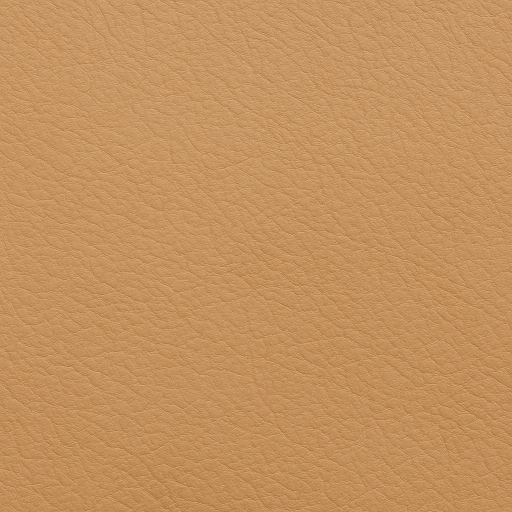
#> input picture Creador de Mockup Cuero/cuero2.png, 1024 x 1024 px (shown at 1/2 size)
$ python cuero.py   (older library calls are emulated)
#> lines starting #> are read from the running program, lines starting #| are printed output that depends on the picture; after the words box and inside, x2 and y2 are one past the last pixel; in counts of white or black regions, pixels touching at a corner belong together; pictures that were not available may be replaced by others from this repository, and a replacement may not be noted
import cv2
import numpy as np

def simulate_realistic_leather_embossing(texture_path, logo_path, output_path,
                                         max_box_size=670,
                                         depth_strength=20,
                                         shadow_blur=11,
                                         highlight_blur=21,
                                         shadow_intensity=0.3,
                                         highlight_intensity=0.07,
                                         logo_margin=50):
#> called with texture_path = 'cuero2.png', logo_path = 'tierra.png', output_path = 'MP.png', max_box_size = 670, depth_strength = 20, shadow_blur = 11, highlight_blur = 21, shadow_intensity = 0.3
    texture = cv2.imread(texture_path)
#> texture is the input picture: shape (1024, 1024, 3); mean B, G, R 94.4, 146.1, 195.5
    logo = cv2.imread(logo_path, cv2.IMREAD_GRAYSCALE)
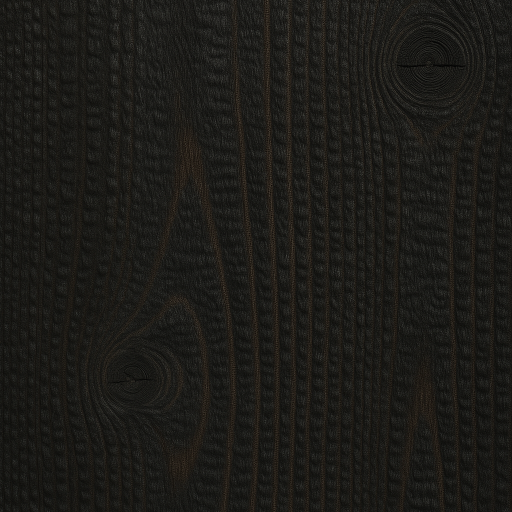
#> input picture Creador de Mockup Cuero/burned_texture_path.png, 1024 x 1024 px, given in place of tierra.png, which was not available (shown at 1/2 size)
#> logo: shape (1024, 1024); min 0, max 115, mean 27

    if texture is None:
        raise FileNotFoundError(f" No se pudo cargar la textura: {texture_path}")
    if logo is None:
        raise FileNotFoundError(f" No se pudo cargar el logo: {logo_path}")

    _, logo_bin = cv2.threshold(logo, 200, 255, cv2.THRESH_BINARY_INV)
#> logo_bin: shape (1024, 1024); every value is 255
    if np.count_nonzero(logo_bin) == 0:
        raise ValueError(" El logo está vacío luego del umbral. Revisá el archivo.")

    coords = cv2.findNonZero(logo_bin)
#> coords = contour of 1048576 points, box (x1, y1, x2, y2) (0, 0, 1024, 1024), area 0
    if coords is None:
        raise ValueError(" No se encontraron elementos en el logo.")

    x, y, w, h = cv2.boundingRect(coords)
#> x = 0; y = 0; w = 1024; h = 1024
    if w == 0 or h == 0:
        raise ValueError(" El logo tiene dimensiones inválidas (0 de ancho o alto).")

    logo_crop = logo_bin[y:y+h, x:x+w]

    # Añadir margen para evitar bordes recortados al hacer blur
    logo_padded = cv2.copyMakeBorder(
        logo_crop,
        top=logo_margin,
        bottom=logo_margin,
        left=logo_margin,
        right=logo_margin,
        borderType=cv2.BORDER_CONSTANT,
        value=0
    )
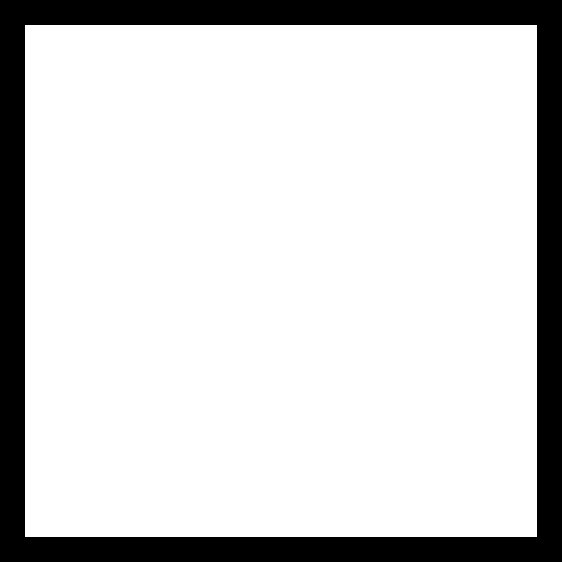
#> logo_padded: shape (1124, 1124) (shown at 1/2 size); 83% white; 1 black region, box (x1, y1, x2, y2) and area: (0, 0, 1124, 1124) 214800

    padded_h, padded_w = logo_padded.shape[:2]
#> padded_h = 1124; padded_w = 1124

    # Escalar al tamaño máximo
    scale_w = max_box_size / padded_w
#> scale_w = 0.596
    scale_h = max_box_size / padded_h
#> scale_h = 0.596
    scale = min(scale_w, scale_h)
#> scale = 0.596

    target_width = int(padded_w * scale)
#> target_width = 670
    target_height = int(padded_h * scale)
#> target_height = 670

    logo_resized = cv2.resize(logo_padded, (target_width, target_height), interpolation=cv2.INTER_AREA)
    logo_float = logo_resized.astype(np.float32) / 255.0

    # Gradientes y relieves
    grad_x = cv2.Sobel(logo_float, cv2.CV_32F, 1, 0, ksize=3)
    grad_y = cv2.Sobel(logo_float, cv2.CV_32F, 0, 1, ksize=3)
    light = cv2.GaussianBlur(grad_y - grad_x, (highlight_blur, highlight_blur), 0, borderType=cv2.BORDER_REFLECT)
    shadow = cv2.GaussianBlur(grad_x + grad_y, (shadow_blur, shadow_blur), 0, borderType=cv2.BORDER_REFLECT)
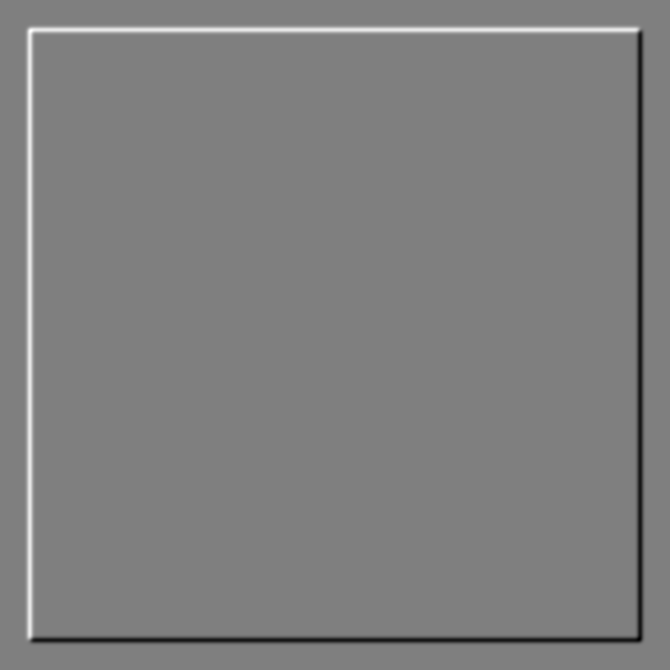
#> shadow: shape (670, 670) float32; min -1.83, max 1.83, mean -1.09e-09; drawn with min black and max white
    light = np.clip(light * highlight_intensity, -1, 1)
    shadow = np.clip(shadow * shadow_intensity, -1, 1)

    # Ubicación centrada
    texture_h, texture_w = texture.shape[:2]
#> texture_h = 1024; texture_w = 1024
    x_offset = max(0, (texture_w - target_width) // 2)
#> x_offset = 177
    y_offset = max(0, (texture_h - target_height) // 2)
#> y_offset = 177

    region = texture[y_offset:y_offset+target_height, x_offset:x_offset+target_width]
    hls = cv2.cvtColor(region, cv2.COLOR_BGR2HLS).astype(np.float32)

    hls[..., 1] -= logo_float * 20
    hls[..., 1] *= (1 - logo_float * depth_strength / 255.0)
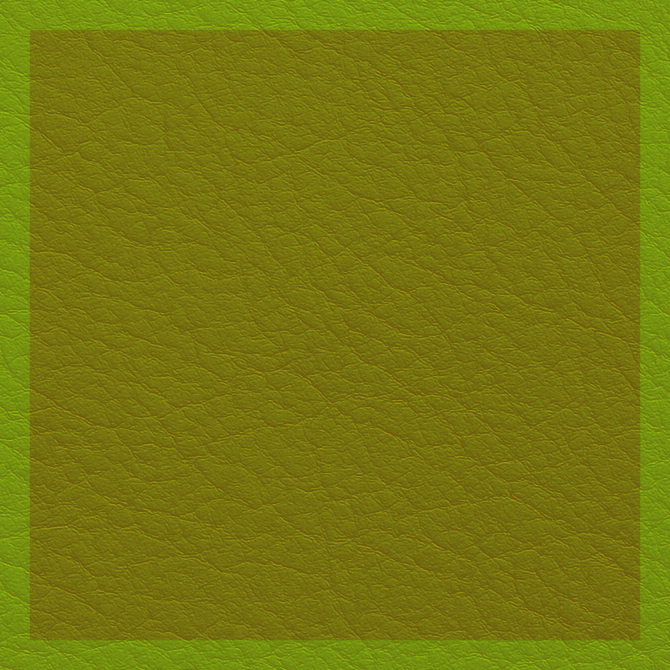
#> hls: shape (670, 670, 3) float32; mean B, G, R 15.3, 120.5, 118.7
    hls[..., 1] += light * 255
#> hls: shape (670, 670, 3) float32; 12.51% of pixels changed, all inside (x1, y1, x2, y2) = (18, 18, 652, 652)
    hls[..., 1] -= shadow * 255
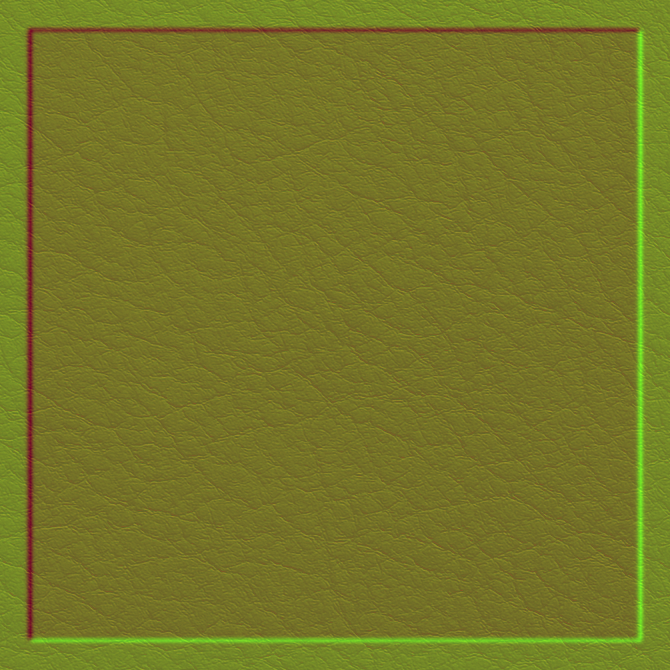
#> hls: shape (670, 670, 3) float32; mean B, G, R 15.3, 120.6, 118.7; drawn with min black and max white
    hls[..., 1] = np.clip(hls[..., 1], 0, 255)
#> hls: shape (670, 670, 3) float32; 0.37% of pixels changed, all inside (x1, y1, x2, y2) = (29, 30, 642, 642)

    mask = cv2.GaussianBlur((logo_float > 0.1).astype(np.float32), (15, 15), 0, borderType=cv2.BORDER_REFLECT)
    region_soft = cv2.GaussianBlur(region, (13, 13), 5, borderType=cv2.BORDER_REFLECT)
    combined = region * (1 - mask[..., None]) + region_soft * mask[..., None]
    combined = combined.astype(np.uint8)

    emboss = cv2.cvtColor(hls.astype(np.uint8), cv2.COLOR_HLS2BGR)
    final = cv2.addWeighted(emboss, 0.6, combined, 0.4, 0)
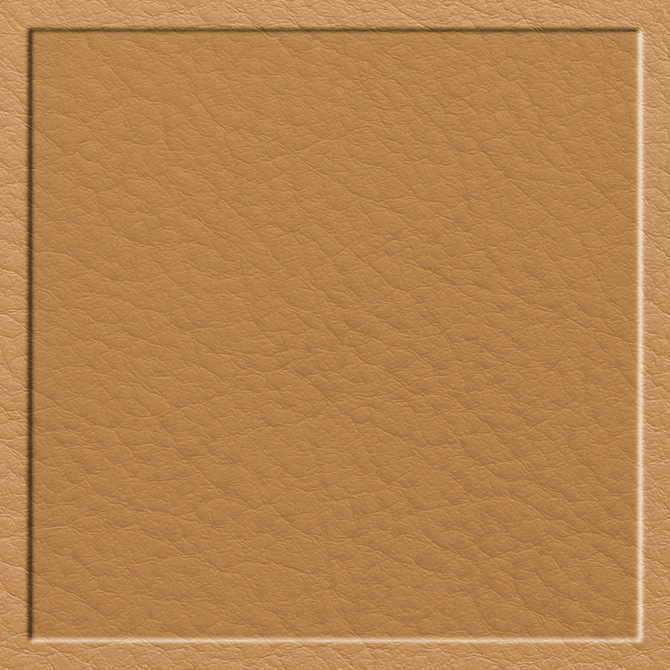
#> final: shape (670, 670, 3); mean B, G, R 78.8, 131.3, 181.3

    output = texture.copy()
    output[y_offset:y_offset+target_height, x_offset:x_offset+target_width] = final
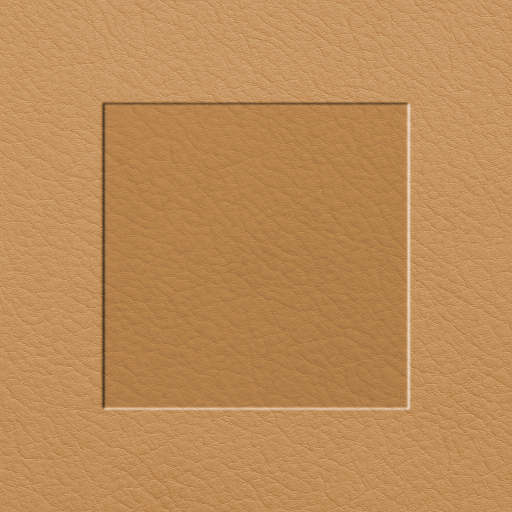
#> output: shape (1024, 1024, 3) (shown at 1/2 size); mean B, G, R 87.7, 139.6, 189.3
    cv2.imwrite(output_path, output)
    print(f" Mockup generado sin bordes cortados ({target_width}x{target_height}px)")
#|  Mockup generado sin bordes cortados (670x670px)

if __name__ == "__main__":
    try:
        simulate_realistic_leather_embossing(
            texture_path="cuero2.png",
            logo_path="tierra.png",
            output_path="MP.png"
        )
    except Exception as e:
        print(f" Error: {e}")
